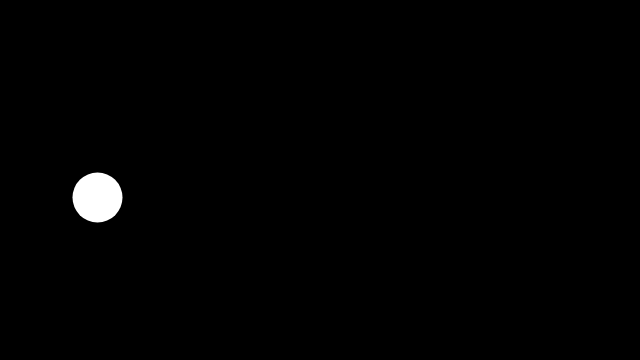
Frame 1 (no input)
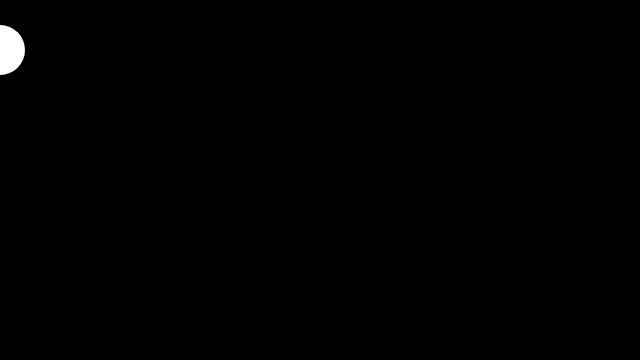
Frame 60 (no input)
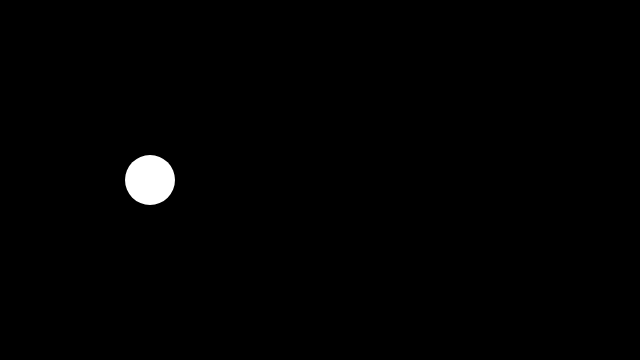
Frame 120 (the mouse pressed at the canvas centre since frame 60)

The p5.js sketch that drew these frames (run headless with seeded random() and noise() and a simulated clock; from frame 60 on, the mouse is pressed at the canvas centre):

// p5.js sketch
// ── sketch.js
var BallX = 100
var BallY = 200
var SpeedBallX = 2.5
var SpeedBallY = 2.5


function setup() {
	// create a place to draw
	createCanvas(640, 360);
	noStroke();

}

function draw() {

	if (BallX > mouseX) {
		BallX = BallX - SpeedBallX;

	}
	if (mouseX > BallX) {
		BallX = BallX + SpeedBallX;
	}
	if (BallY > mouseY) {
		BallY = BallY - SpeedBallY;

	}
	if (mouseY > BallY) {
		BallY = BallY + SpeedBallY

	}

	background(0);

	ellipse(BallX, BallY, 50, 50);

}
